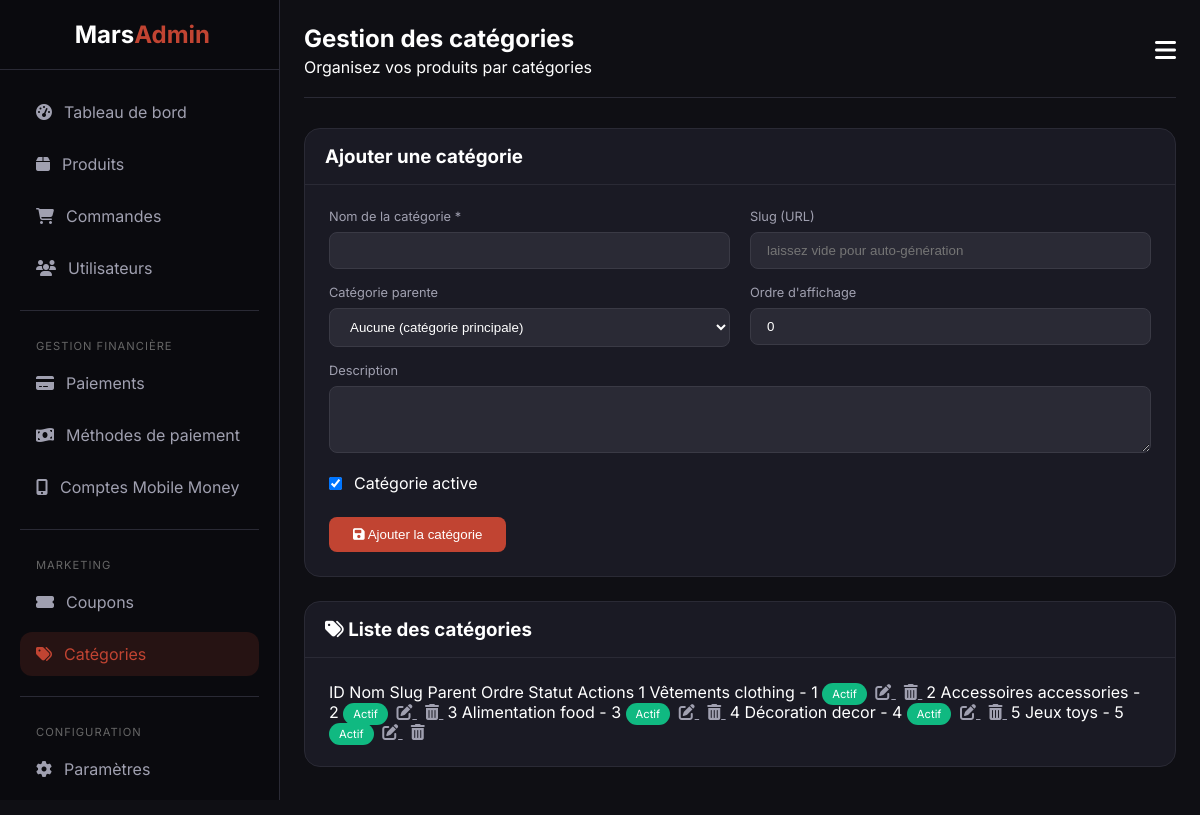
Screenshot of /admin/categories.php (signed in) with the database file from the repository.
### tables this page shows
CREATE TABLE categories (
    id INT AUTO_INCREMENT PRIMARY KEY,
    name VARCHAR(100) NOT NULL,
    slug VARCHAR(100) UNIQUE NOT NULL,
    description TEXT,
    image VARCHAR(255),
    parent_id INT DEFAULT NULL,
    sort_order INT DEFAULT 0,
    is_active BOOLEAN DEFAULT TRUE,
    created_at TIMESTAMP DEFAULT CURRENT_TIMESTAMP,
    FOREIGN KEY (parent_id) REFERENCES categories(id) ON DELETE SET NULL,
    INDEX idx_parent (parent_id),
    INDEX idx_slug (slug)
);

### includes/functions.php (called while the page is built, shortened)
<?php
function clean(?string $string): string {
    return htmlspecialchars($string ?? '', ENT_QUOTES, 'UTF-8');
}

### admin/categories.php (the view, shortened to what this page needs)
<?php
require_once '../includes/functions.php';
$conn = getConnection();
$stmt = $conn->query("SELECT * FROM categories ORDER BY sort_order, name");
$categories = $stmt->fetchAll();
$edit_category = null;
?>
<!DOCTYPE html>
<html lang="fr">
<head>
    <link rel="stylesheet" href="https://cdnjs.cloudflare.com/ajax/libs/font-awesome/6.4.0/css/all.min.css">
</head>
<body>
<div class="admin-wrapper">
    <?php include 'includes/sidebar.php'; ?>
    <main class="admin-main">
        <div class="admin-header">
            <div class="page-title">
                <h1>Gestion des catégories</h1>
                <p>Organisez vos produits par catégories</p>
            </div>
            <div class="admin-user">
                <button class="mobile-toggle" id="mobileToggle" style="background:none;border:none;color:white;font-size:1.5rem;cursor:pointer;">
                    <i class="fas fa-bars"></i>
                </button>
            </div>
        </div>
        <div class="card">
            <div class="card-header">
                <h3><?php echo $edit_category ? 'Modifier la catégorie' : 'Ajouter une catégorie'; ?></h3>
            </div>
            <div class="card-body">
                <form method="POST">
                    <div class="form-row">
                        <div class="form-group">
                            <label>Nom de la catégorie *</label>
                            <input type="text" name="name" required value="<?php echo $edit_category['name'] ?? ''; ?>">
                        </div>
                        <div class="form-group">
                            <label>Slug (URL)</label>
                            <input type="text" name="slug" value="<?php echo $edit_category['slug'] ?? ''; ?>" placeholder="laissez vide pour auto-génération">
                        </div>
                    </div>
                    <div class="form-row">
                        <div class="form-group">
                            <label>Catégorie parente</label>
                            <select name="parent_id">
                                <option value="">Aucune (catégorie principale)</option>
                            </select>
                        </div>
                        <div class="form-group">
                            <label>Ordre d'affichage</label>
                            <input type="number" name="sort_order" value="<?php echo $edit_category['sort_order'] ?? 0; ?>">
                        </div>
                    </div>
                    <div class="form-group">
                        <label>Description</label>
                        <textarea name="description" rows="3"><?php echo $edit_category['description'] ?? ''; ?></textarea>
                    </div>
                    <div class="checkbox-group">
                        <input type="checkbox" name="is_active" id="is_active" value="1" <?php echo ($edit_category['is_active'] ?? 1) ? 'checked' : ''; ?>>
                        <label for="is_active">Catégorie active</label>
                    </div>
                    <div style="margin-top: 24px;">
                        <button type="submit" class="btn-submit">
                            <i class="fas fa-save"></i> <?php echo $edit_category ? 'Modifier' : 'Ajouter'; ?> la catégorie
                        </button>
                    </div>
                </form>
            </div>
        </div>
        <div class="card">
            <div class="card-header">
                <h3><i class="fas fa-tags"></i> Liste des catégories</h3>
            </div>
            <div class="card-body">
                <?php if(count($categories) > 0): ?>
                    <thead>
                        <tr>
                            <th>ID</th>
                            <th>Nom</th>
                            <th>Slug</th>
                            <th>Parent</th>
                            <th>Ordre</th>
                            <th>Statut</th>
                            <th>Actions</th>
                        </tr>
                    </thead>
                    <tbody>
                        <?php foreach($categories as $cat): ?>
                        <tr>
                            <td><?php echo $cat['id']; ?></td>
                            <td><?php echo clean($cat['name']); ?></td>
                            <td><?php echo $cat['slug']; ?></td>
                            <td>
                                <?php
                                if($cat['parent_id']) {
                                    $stmt = $conn->prepare("SELECT name FROM categories WHERE id = ?");
                                    $stmt->execute([$cat['parent_id']]);
                                    $parent = $stmt->fetch();
                                    echo $parent ? clean($parent['name']) : '-';
                                } else {
                                    echo '-';
                                }
                                ?>
                            </td>
                            <td><?php echo $cat['sort_order']; ?></td>
                            <td>
                                <?php if($cat['is_active']): ?>
                                <span class="badge-active">Actif</span>
                                <?php else: ?>
                                <span class="badge-inactive">Inactif</span>
                                <?php endif; ?>
                            </td>
                            <td>
                                <a href="?edit=<?php echo $cat['id']; ?>" class="btn-icon" title="Modifier">
                                    <i class="fas fa-edit"></i>
                                </a>
                                <a href="?delete=<?php echo $cat['id']; ?>" class="btn-icon" onclick="return confirm('Supprimer cette catégorie ?')" title="Supprimer">
                                    <i class="fas fa-trash-alt"></i>
                                </a>
                            </td>
                        </tr>
                        <?php endforeach; ?>
                    </tbody>
                <?php endif; ?>
            </div>
        </div>
    </main>
</div>
</body>
</html>

### admin/categories.php (style rules this page uses)
* { margin: 0; padding: 0; box-sizing: border-box; }
body { font-family: 'Inter', sans-serif; background: #0f0f14; color: #ffffff; }
.admin-wrapper { display: flex; min-height: 100vh; }
.admin-main { flex: 1; margin-left: 280px; padding: 24px; }
.admin-header { display: flex; justify-content: space-between; align-items: center; margin-bottom: 30px; padding-bottom: 20px; border-bottom: 1px solid #2a2a35; }
.page-title h1 { font-size: 1.5rem; margin-bottom: 4px; }
.card { background: #1a1a24; border: 1px solid #2a2a35; border-radius: 16px; overflow: hidden; margin-bottom: 24px; }
.card-header { padding: 16px 20px; border-bottom: 1px solid #2a2a35; }
.card-body { padding: 24px; }
.form-row { display: grid; grid-template-columns: 1fr 1fr; gap: 20px; }
.form-group { margin-bottom: 16px; }
.form-group label { display: block; margin-bottom: 8px; font-size: 0.8rem; color: #a0a0b0; }
.form-group input, .form-group select, .form-group textarea { width: 100%; padding: 10px 16px; background: #2a2a35; border: 1px solid #3a3a45; border-radius: 8px; color: white; }
.checkbox-group { display: flex; align-items: center; gap: 12px; margin-top: 16px; }
.btn-submit { background: #c14432; color: white; padding: 10px 24px; border: none; border-radius: 8px; cursor: pointer; }
.badge-active { background: #10b981; padding: 4px 10px; border-radius: 20px; font-size: 0.7rem; }
.btn-icon { background: none; border: none; color: #a0a0b0; cursor: pointer; margin: 0 4px; }

### rows the page displays
categories: id "1", name "Vêtements", slug "clothing", sort_order "1", is_active "Actif"
categories: id "2", name "Accessoires", slug "accessories", sort_order "2", is_active "Actif"
categories: id "3", name "Alimentation", slug "food", sort_order "3", is_active "Actif"
categories: id "4", name "Décoration", slug "decor", sort_order "4", is_active "Actif"
categories: id "5", name "Jeux", slug "toys", sort_order "5", is_active "Actif"
